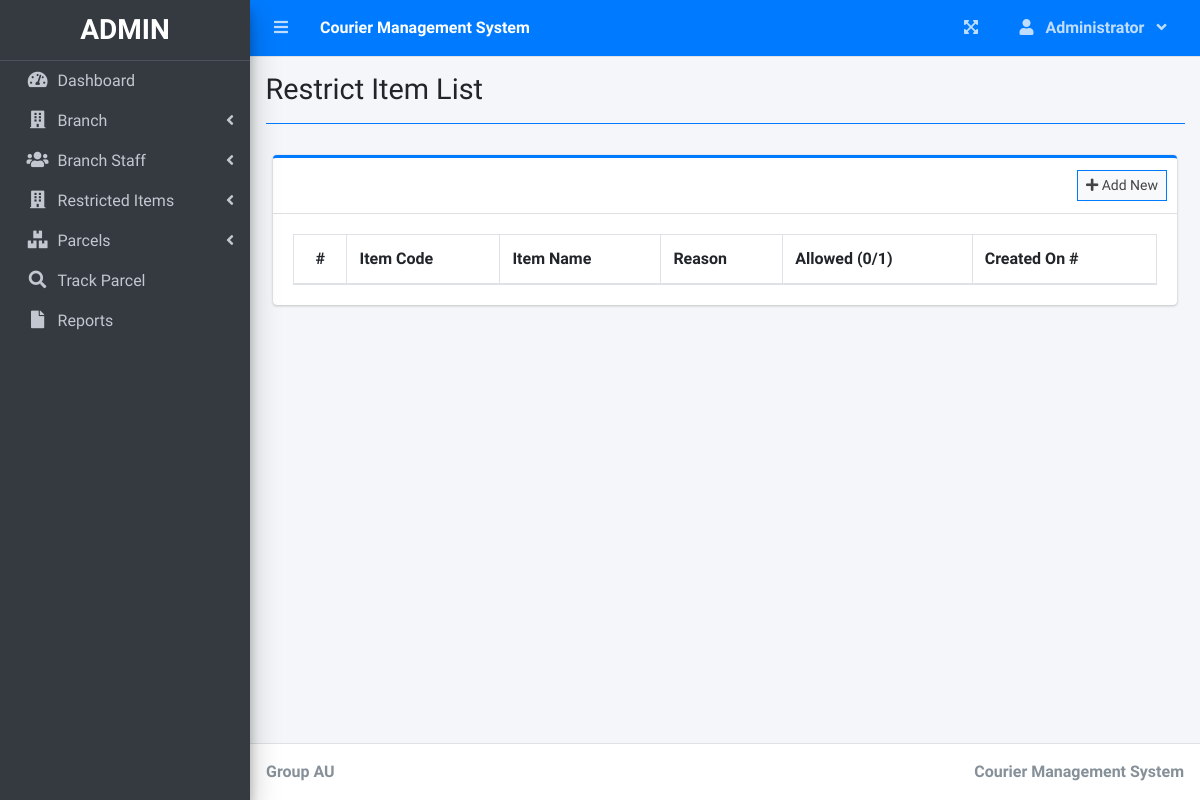
/index.php?page=restrict_item_list (signed in), run on an earlier commit of the app's database.
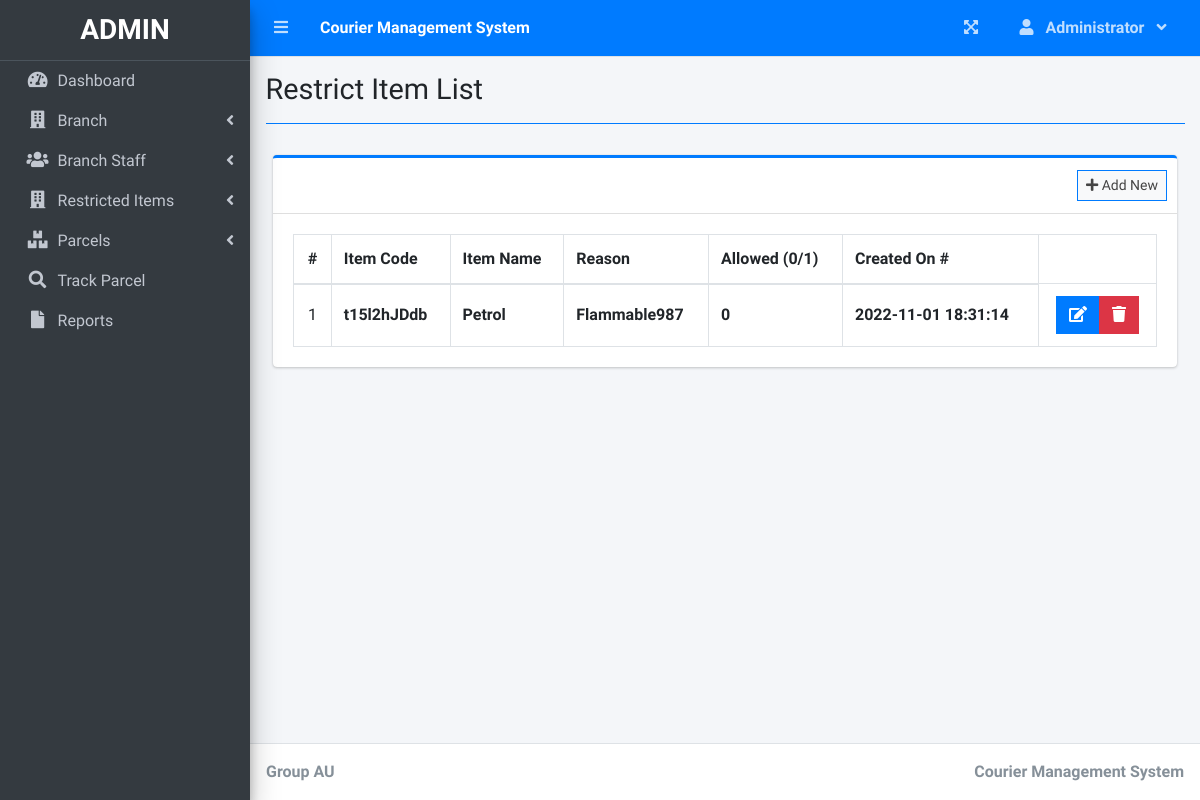
And on a later commit of the database.
### tables this page shows
CREATE TABLE `restricted_items` (
  `id` int(11) NOT NULL AUTO_INCREMENT,
  `item_code` varchar(200) NOT NULL,
  `item_name` varchar(60) NOT NULL,
  `reason` varchar(200) NOT NULL,
  `allowed_flag` enum('0','1') NOT NULL DEFAULT '0',
  `created_at` timestamp NOT NULL DEFAULT CURRENT_TIMESTAMP ON UPDATE CURRENT_TIMESTAMP,
  `updated_at` timestamp NOT NULL DEFAULT CURRENT_TIMESTAMP,
  PRIMARY KEY (`id`),
  UNIQUE KEY `item_code` (`item_code`)
);

### restrict_item_list.php (the view, shortened to what this page needs)
<?php include'db_connect.php' ?>
<div class="col-lg-12">
	<div class="card card-outline card-primary">
		<div class="card-header">
			<div class="card-tools">
				<a class="btn btn-block btn-sm btn-default btn-flat border-primary " href="./index.php?page=new_restrict_items"><i class="fa fa-plus"></i> Add New</a>
			</div>
		</div>
		<div class="card-body">
			<table class="table tabe-hover table-bordered" id="list">
				<thead>
					<tr>
						<th class="text-center">#</th>
						<th>Item Code</th>
						<th>Item Name</th>
						<th>Reason</th>
						<th>Allowed (0/1)</th>
						<th>Created On #</th>
					</tr>
				</thead>
				<tbody>
					<?php
					$i = 1;
					$qry = $conn->query("SELECT * FROM restricted_items order by created_at asc ");
					while($row= $qry->fetch_assoc()):
					?>
					<tr>
						<td class="text-center"><?php echo $i++ ?></td>
						<td class=""><b><?php echo $row['item_code'] ?></b></td>
						<td><b><?php echo ucwords($row['item_name']) ?></b></td>
						<td><b><?php echo ucwords($row['reason']) ?></b></td>
						<td><b><?php echo ucwords($row['allowed_flag']) ?></b></td>
						<td><b><?php echo $row['created_at'] ?></b></td>
						<td class="text-center">
		                    <div class="btn-group">
		                        <a href="index.php?page=edit_restrict_item&id=<?php echo $row['id'] ?>" class="btn btn-primary btn-flat ">
		                          <i class="fas fa-edit"></i>
		                        </a>
		                        <button type="button" class="btn btn-danger btn-flat delete_restrict_item" data-id="<?php echo $row['id'] ?>">
		                          <i class="fas fa-trash"></i>
		                        </button>
	                      </div>
						</td>
					</tr>
				<?php endwhile; ?>
				</tbody>
			</table>
		</div>
	</div>
</div>

What changed in the data, as far as the page shows it:
added restricted_items: item_code "t15l2hJDdb", item_name "Petrol", reason "Flammable987", allowed_flag "0", created_at "2022-11-01 18:31:14"
